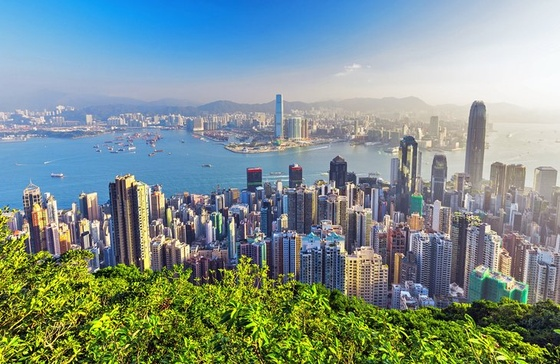
#> input picture OPEN CV Image Operations/image1.jpg, 560 x 364 px, shrunk from 730 x 475 before the run
$ jupyter execute 'Open CV Applications 1.ipynb'
#> lines starting #> are read from the running program, lines starting #| are printed output that depends on the picture
# Eroding an Image

[cell 1]
import cv2

import numpy as np

[cell 2]
# image source : https://www.planetware.com/world/top-cities-in-the-world-to-visit-eng-1-39.htm

image = cv2.imread("image1.jpg")
#> image is the input picture: shape (364, 560, 3); mean B, G, R 142.4, 146.2, 127.4

[cell 3]
# Creating kernel
kernel = np.ones((5, 5), np.uint8)

# Using cv2.erode() method
image_erode = cv2.erode(image, kernel)
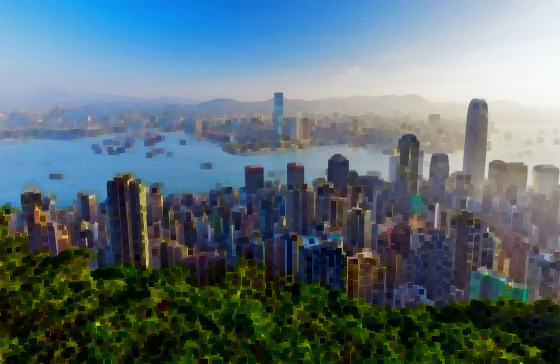
#> image_erode: shape (364, 560, 3); mean B, G, R 116.9, 110.8, 91.9

[cell 4]
filename = 'image_erode1.jpg'

# Using cv2.imwrite() method
# Saving the image
cv2.imwrite(filename, image_erode)
#> Out = True

[cell 5]
kernel2 = np.ones((3, 3), np.uint8)

image_erode2 = cv2.erode(image, kernel2, cv2.BORDER_REFLECT)
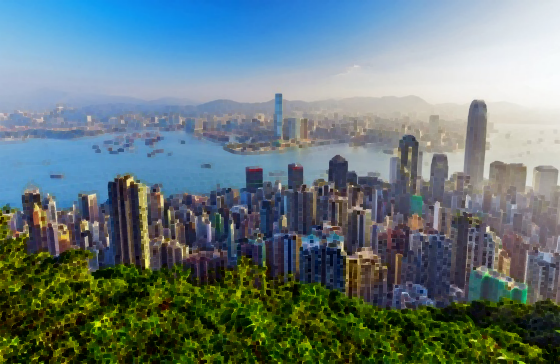
#> image_erode2: shape (364, 560, 3); mean B, G, R 123, 121.1, 102.2

[cell 6]
filename = 'image_erode2.jpg'

# Using cv2.imwrite() method
# Saving the image
cv2.imwrite(filename, image_erode2)
#> Out = True

# Dilating the image

[cell 7]
kernel3 = np.ones((5,5), np.uint8)

[cell 8]
image_dilation = cv2.dilate(image, kernel, iterations=1)
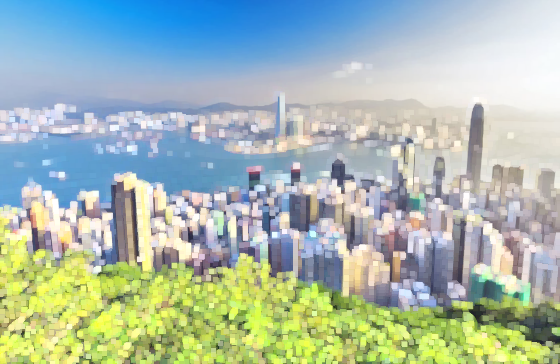
#> image_dilation: shape (364, 560, 3); mean B, G, R 176.8, 186.6, 168.7

[cell 9]
filename = 'image_dilation.jpg'

# Using cv2.imwrite() method
# Saving the image
cv2.imwrite(filename, image_dilation)
#> Out = True

# Creating a border

[cell 10]
# Using cv2.copyMakeBorder() method
image_border1 = cv2.copyMakeBorder(image, 25, 25, 10, 10, cv2.BORDER_CONSTANT, None, value = 0)
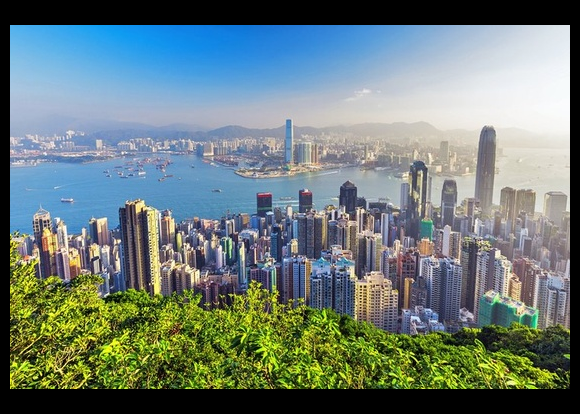
#> image_border1: shape (414, 580, 3); mean B, G, R 120.9, 124.1, 108.2

[cell 11]
filename = 'image_border1.jpg'

# Using cv2.imwrite() method
# Saving the image
cv2.imwrite(filename, image_border1)
#> Out = True

[cell 12]
#making a mirrored border

image_border2 = cv2.copyMakeBorder(image, 250, 250, 250, 250, cv2.BORDER_REFLECT)
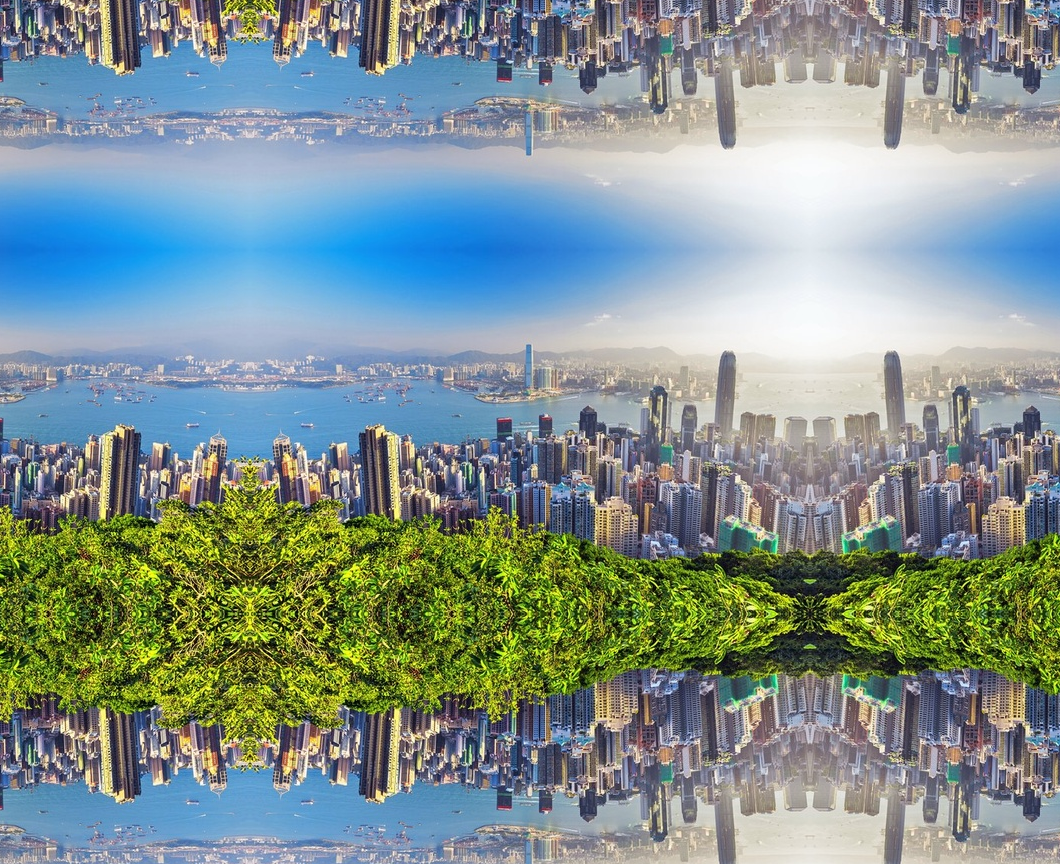
#> image_border2: shape (864, 1060, 3); mean B, G, R 144.8, 146.3, 129.4

[cell 13]
filename = 'image_border2.jpg'

# Using cv2.imwrite() method
# Saving the image
cv2.imwrite(filename, image_border2)
#> Out = True

[cell 14]
#making a mirrored border

image_border3 = cv2.copyMakeBorder(image, 300, 250, 100, 50, cv2.BORDER_REFLECT)
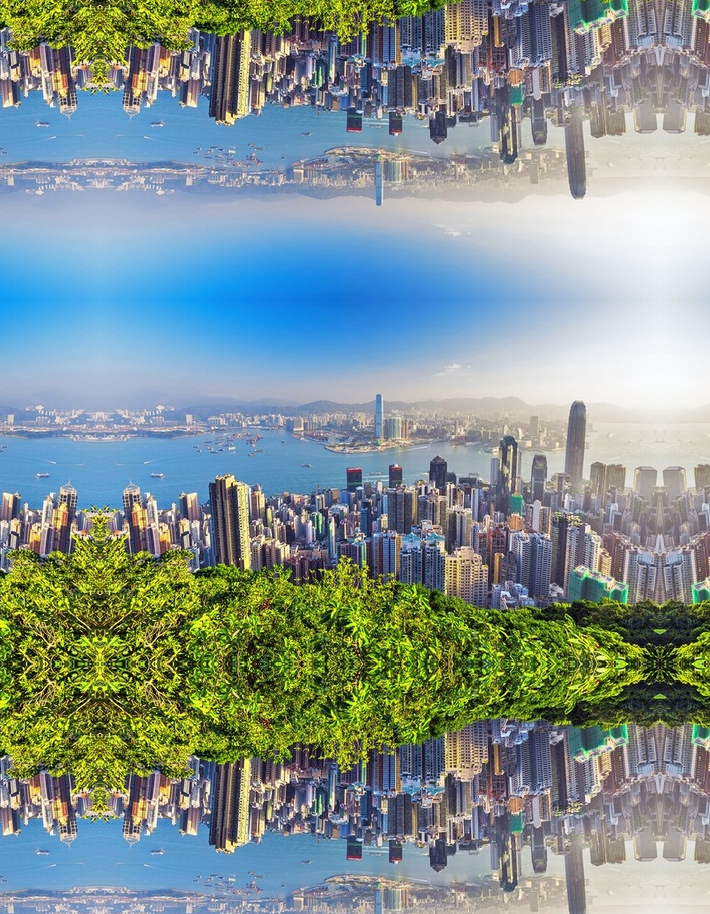
#> image_border3: shape (914, 710, 3); mean B, G, R 142.7, 146.6, 129.8

[cell 15]
filename = 'image_border3.jpg'

# Using cv2.imwrite() method
# Saving the image
cv2.imwrite(filename, image_border3)
#> Out = True

# Intensity Transformation

## Log Transformations

[cell 16]
# Apply log transform.
c = 255/(np.log(1 + np.max(image)))
#> c = 45.99
log_transformed = c * np.log(1 + image)
#> log_transformed: shape (364, 560, 3) float16; 0.1% of the values are NaN or infinite; the others: min 0, max 255, mean 217

[cell 17]
# Specify the data type.
log_transformed = np.array(log_transformed, dtype = np.uint8)
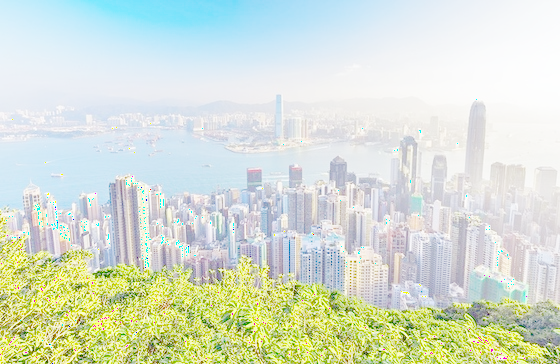
#> log_transformed: shape (364, 560, 3); mean B, G, R 209.5, 224.5, 215.1

[cell 18]
cv2.imwrite('log_transformed.jpg', log_transformed)
#> Out = True

## Piecewise-Linear Transformation

[cell 19]
def pixelVal(pix, r1, s1, r2, s2):
    if (0 <= pix and pix <= r1):
        return (s1 / r1)*pix
    elif (r1 < pix and pix <= r2):
        return ((s2 - s1)/(r2 - r1)) * (pix - r1) + s1
    else:
        return ((255 - s2)/(255 - r2)) * (pix - r2) + s2


# Define parameters.
r1 = 70
s1 = 0
r2 = 140
s2 = 255

# Vectorize the function to apply it to each value in the Numpy array.
pixelVal_vec = np.vectorize(pixelVal)

# Apply contrast stretching.
contrast_stretch = pixelVal_vec(image, r1, s1, r2, s2)
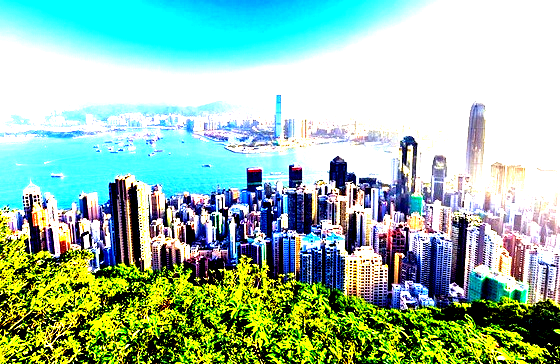
#> contrast_stretch: shape (364, 560, 3) float64; mean B, G, R 171.8, 193.5, 155.4

# Save edited image.
cv2.imwrite('contrast_stretch.jpg', contrast_stretch)
#> Out = True

# Denoising Coloured Images

[cell 20]
denoised_image = cv2.fastNlMeansDenoisingColored(image, None, 15, 8, 8, 15)

[cell 21]
# Save edited image.
cv2.imwrite('denoised_image.jpg', denoised_image)
#> Out = True

# Analyze an image using Histogram

[cell 22]
from matplotlib import pyplot as plt

[cell 23]
histr = cv2.calcHist([image],[0],None,[256],[0,256])
#> histr = 256 values, max 10334 at index 0, min 13 at index 254, mean 796.2

[cell 24]
plt.plot(histr)
#> figure, not shown here; curve peaks at x = 0, y = 10334

[cell 25]
# alternative way to find histogram of an image
plt.hist(image.ravel(),256,[0,256])
plt.show()
#> figure, not shown here; tallest bar 10559 high, from x = 0 to 1

## Greyscale Histogram

[cell 26]
grey_image = cv2.cvtColor(image, cv2.COLOR_BGR2GRAY)
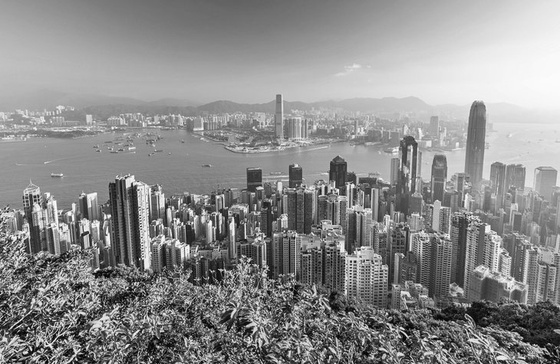
#> grey_image: shape (364, 560); min 1, max 255, mean 140.1
histogram = cv2.calcHist([grey_image], [0], None, [256], [0, 256])
#> histogram = 256 values, max 1953 at index 141, min 0 at index 0, mean 796.2
plt.plot(histogram, color='k')
#> figure, not shown here; curve peaks at x = 141, y = 1953

## Colour Histogram

[cell 27]
for i, col in enumerate(['b', 'g', 'r']):
    hist = cv2.calcHist([image], [i], None, [256], [0, 256])
    plt.plot(hist, color = col)
    plt.xlim([0, 256])

plt.show()
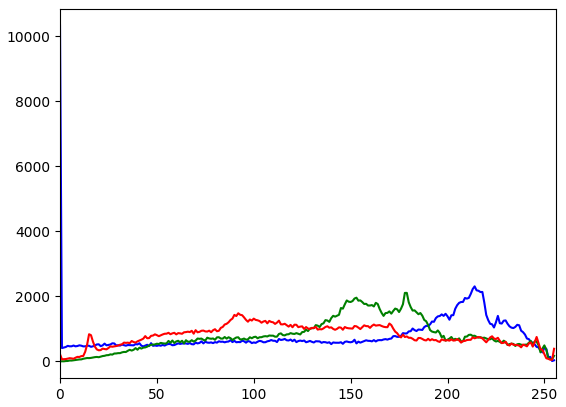
#> figure drawn by matplotlib, 1 panel; curve peaks at x = 0, y = 10334; curve peaks at x = 179, y = 2109; curve peaks at x = 92, y = 1482
